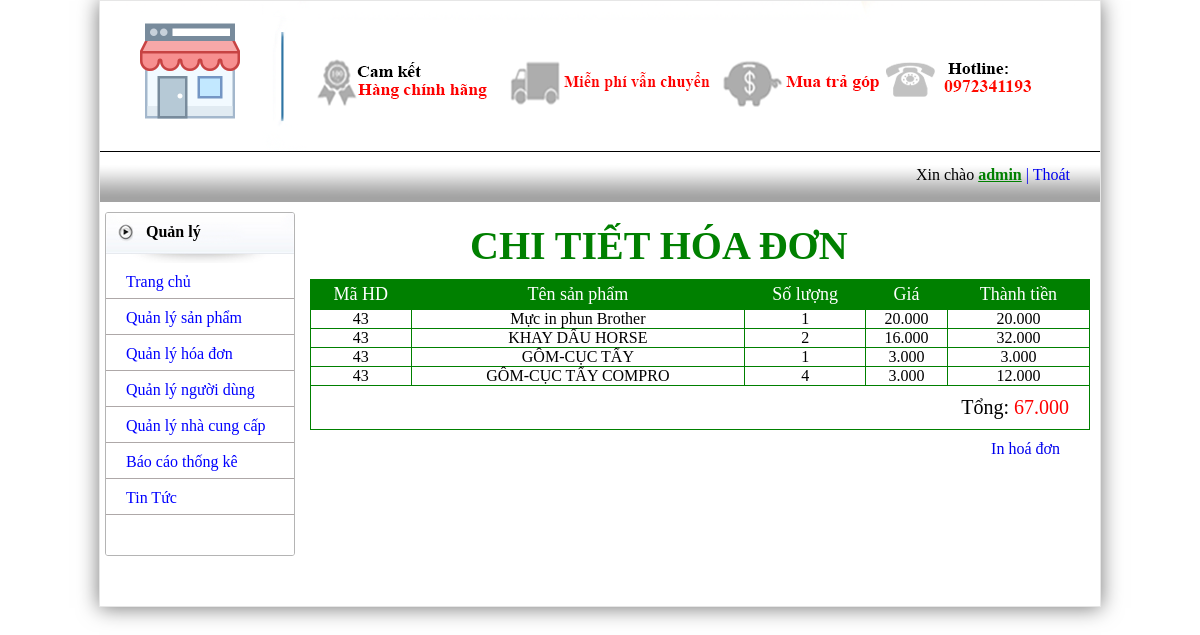
The page /admin/admin.php?admin=chitiethoadon&mahd=43 (signed in) on the database its author committed.
### tables this page shows
CREATE TABLE `chitiethoadon` (
  `mahd` varchar(20) NOT NULL,
  `tensp` varchar(50) NOT NULL,
  `soluong` int(11) NOT NULL,
  `gia` int(11) NOT NULL,
  `phuongthucthanhtoan` int(11) NOT NULL,
  `id_hdct` int(10) NOT NULL
);

### admin/chitiethoadon.php (the view)
<link rel="stylesheet" href="css/hienthi_sp.css">
<?php
	include ('../include/connect.php');
    $select = "select * from chitiethoadon where mahd={$_GET['mahd']}";
    $query = $link->query($select);
    $dem = mysqli_num_rows($query);
?>
<div class="quanlysp">
	<h3>CHI TIẾT HÓA ĐƠN</h3>
</div>
<table>
    <tr class='tieude_hienthi_sp'>
        <td>Mã HD</td>
        <td>Tên sản phẩm</td>
        <td>Số lượng</td>
        <td>Giá</td>
        <td>Thành tiền</td>
    </tr>
    <?php
			$tong=0;
    if($dem > 0){
        while ($bien = mysqli_fetch_array($query))
        {
		$thanhtien=$bien['gia']*$bien['soluong'];
		$tong+=$thanhtien;
?>
            <tr class='noidung_hienthi_sp'>
                <td class="masp_hienthi_sp"><?php  echo $bien['mahd'] ?></td>
                <td class="stt_hienthi_sp"><?php echo $bien['tensp'] ?></td>
				<td class="sl_hienthi_sp"><?php echo $bien['soluong'] ?></td>
				<td class="sl_hienthi_sp"><?php echo number_format($bien['gia'],0,",",".") ?></td>
				<td class="sl_hienthi_sp"><?php echo number_format($thanhtien,0,",",".") ?></td>
            </tr>
<?php
		}
	?>
		<tr>
			<td colspan=5 align="right" style="padding:10px 20px 10px 0px; font-size:20px;">Tổng: <font color="red"><?php echo number_format($tong,0,",",".") ?></font></td>
		</tr>
	<?php
	}
    else echo "<tr><td colspan='6'>Không có sản phẩm trong CSDL</td></tr>";
?>
</table>
<div id="inhoadon">
	<p style="float:right; margin-top:10px; padding-right:30px;"><a href="inhd.php?mahd=<?=$_GET['mahd']?>" target="_blank">In hoá đơn</a></p>
</div>

### admin/css/index.css (style rules this page uses)
* { margin:0; padding:0; }
table { margin: 0; padding: 0; text-indent:0; }
body { font-family:tahoma; }
a { text-decoration:none; }

### admin/css/hienthi_sp.css (style rules this page uses)
.quanlysp { padding:10px 10px; }
.quanlysp h3 { font-size:40px; padding-left:150px; color:green; }
table { text-align:center; width:780px; height:auto; border-collapse:collapse; }
tr td { border:1px solid green; }
tr.tieude_hienthi_sp td { color:white; background: green; height:30px; font-size:18px; }

### rows shown on the page
chitiethoadon: mahd "43", tensp "Mực in phun Brother", soluong "1", gia "20.000", thanhtien "20.000"
chitiethoadon: mahd "43", tensp "KHAY DẤU HORSE", soluong "2", gia "16.000", thanhtien "32.000"
chitiethoadon: mahd "43", tensp "GÔM-CỤC TẨY", soluong "1", gia "3.000", thanhtien "3.000"
chitiethoadon: mahd "43", tensp "GÔM-CỤC TẨY COMPRO", soluong "4", gia "3.000", thanhtien "12.000"

### other values the page prints
$_SESSION['username'] "admin"
$tong "67.000"
